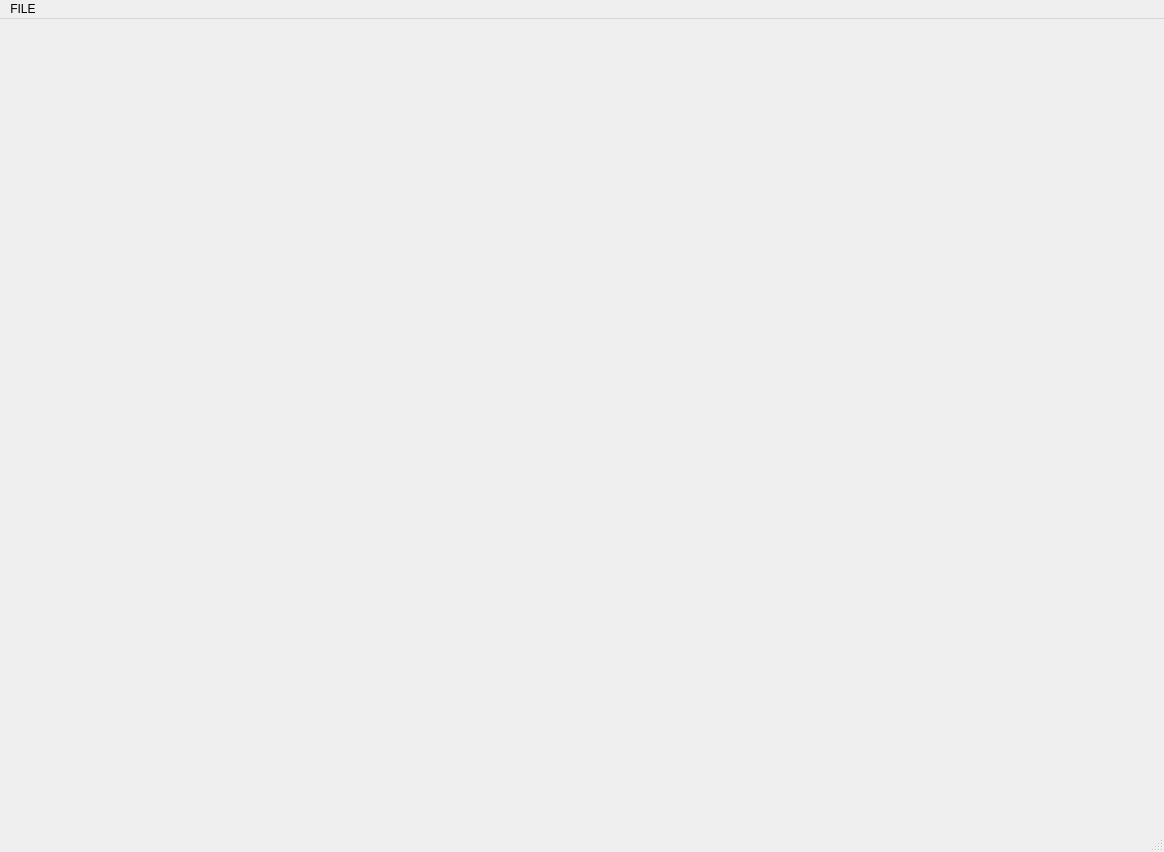
<?xml version="1.0" encoding="UTF-8"?>
<ui version="4.0">
 <class>ledchecker</class>
 <widget class="QMainWindow" name="ledchecker">
  <property name="geometry">
   <rect>
    <x>0</x>
    <y>0</y>
    <width>1164</width>
    <height>852</height>
   </rect>
  </property>
  <property name="windowTitle">
   <string>MainWindow</string>
  </property>
  <widget class="QWidget" name="centralwidget"/>
  <widget class="QMenuBar" name="menubar">
   <property name="geometry">
    <rect>
     <x>0</x>
     <y>0</y>
     <width>1164</width>
     <height>26</height>
    </rect>
   </property>
   <widget class="QMenu" name="menuFILE">
    <property name="title">
     <string>FILE</string>
    </property>
    <addaction name="openaction"/>
    <addaction name="saveaction"/>
   </widget>
   <addaction name="menuFILE"/>
  </widget>
  <widget class="QStatusBar" name="statusbar"/>
  <action name="openaction">
   <property name="text">
    <string>Open</string>
   </property>
  </action>
  <action name="saveaction">
   <property name="text">
    <string>Save</string>
   </property>
  </action>
 </widget>
 <resources/>
 <connections/>
</ui>
